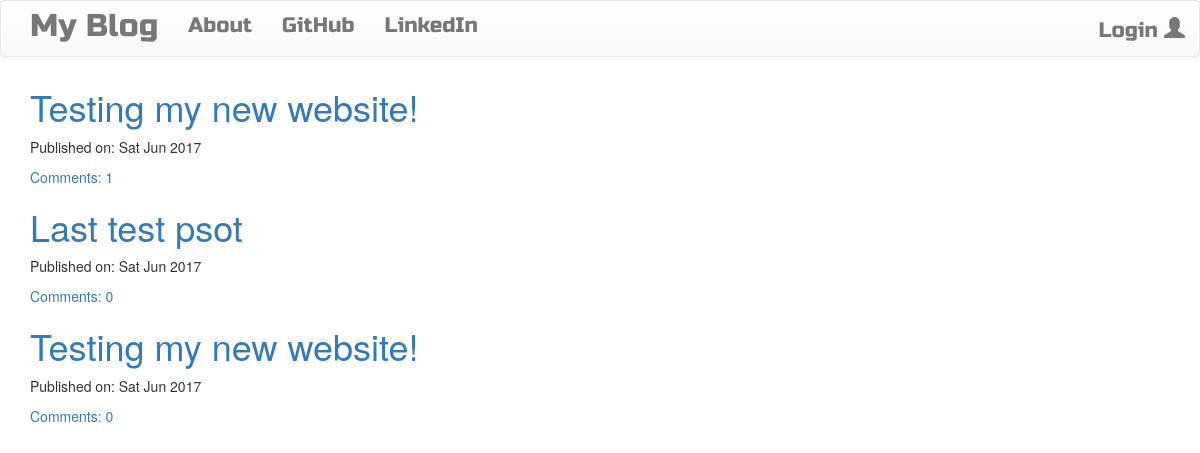
The page / on the database its author committed.
### blog/models.py (models this page shows, shortened)
class Post(models.Model):
    author = models.ForeignKey('auth.User')
    title = models.CharField(max_length=200)
    text = models.TextField()
    created_date = models.DateTimeField(default=timezone.now) # IMPORTANT: Here, the DateTimeField default receives the REFERENCE to the function!
    published_date = models.DateTimeField(blank=True, null=True)
    def approve_comments(self):
        return self.comments.filter(approved_comment=True)

### blog/views.py (the view)
class PostListView(ListView):
    model = Post
    def get_queryset(self):
        return Post.objects.filter(published_date__lte=timezone.now()).order_by('-published_date')

### blog/templates/blog/post_list.html
{% extends "blog/base.html" %}
{% block content %}
<div class="centerstage">
  {% for post in post_list %}
    <div class="post">
      <h1><a href="{% url 'post_detail' pk=post.pk %}">{{ post.title }}</a></h1>
      <div class="date">
        <p>Published on: {{post.published_date|date:"D M Y"}}</p>
      </div>
      <a href="{% url 'post_detail' pk=post.pk %}">Comments: {{ post.approve_comments.count }}</a>
    </div>
  {% endfor %}
</div>
{% endblock %}

### blog/static/css/blog.css (style rules this page uses)
.centerstage { margin-left: auto; margin-right: auto; }
.loader { filter:hue-rotate(0deg); color:linear-gradient(45deg,#0f8,#08f); animation:hue 10000ms infinite linear; }

### rows shown on the page
Post: title "Testing my new website!", published_date "Sat Jun 2017", approve_comments.count "1"
Post: title "Last test psot", published_date "Sat Jun 2017", approve_comments.count "0"
Post: title "Testing my new website!", published_date "Sat Jun 2017", approve_comments.count "0"
